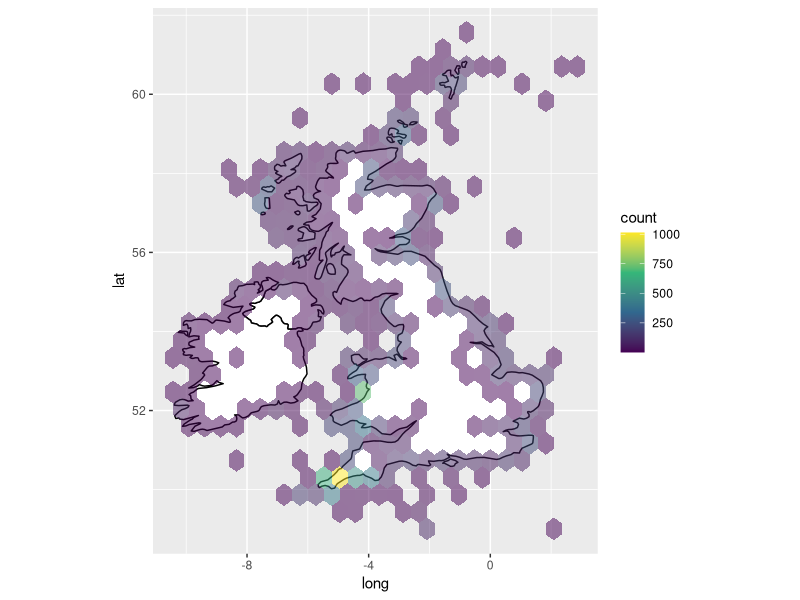
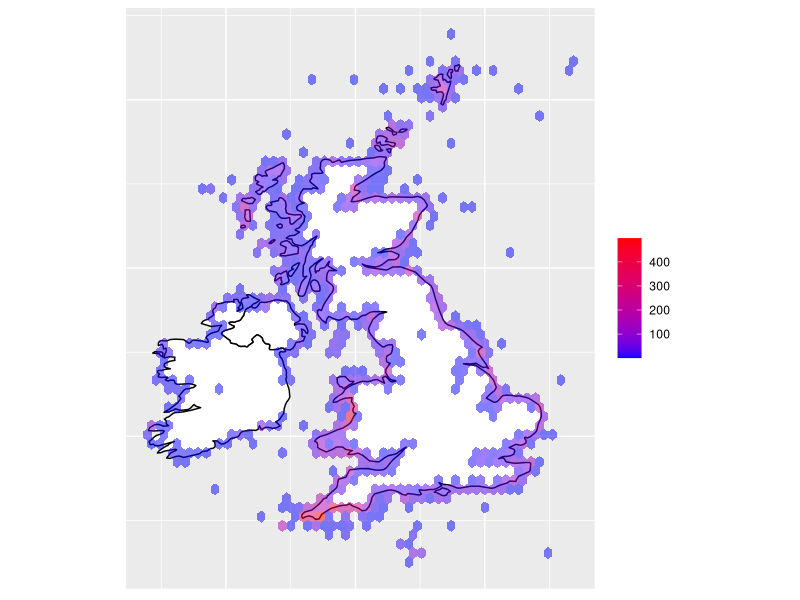
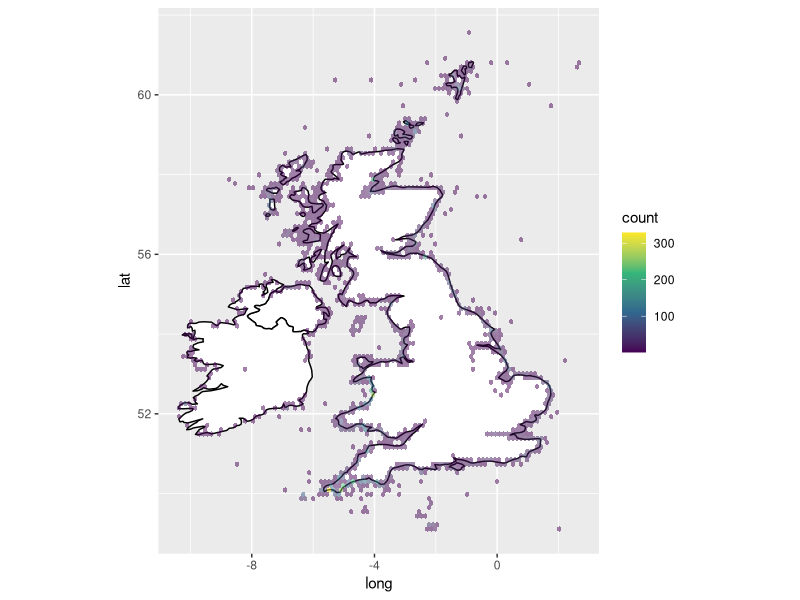

These charts were generated, in order, by the following R code: (Note: this script raises an error after producing the figures.)
# Plot strandings as hex grids rather than points
# Because it looks cool :)

library(ggplot2)
library(viridis)
library(dplyr)
library(maps)
library(hexbin)

# Extract UK map
#Added Ireland 
uk <- map_data("world", regions = c('UK', 'Ireland'))

# Create base map
gg1 <- 
  ggplot() + 
  geom_polygon(data = uk, aes(x = long, y = lat, group = group), 
               fill = "white", color = "black") + 
  coord_fixed(1.3) 

# Read in the strandings data
ds <- read.csv("cleandatesnames.csv")

# Remove NAs from coordinates
# And restrict to things in UK waters
#Filter species here too 
ds <- ds %>%
  filter(!is.na(Latitude) & !is.na(Longitude)) %>%
  filter(Latitude < 65 & Latitude > 45) %>%
  filter(Longitude < 3 & Latitude > -8) 

# Basic plot using viridis colour scheme
# Note that you can change bins and transparency
gg1+
  geom_hex(data = ds, aes(y = Latitude, x= Longitude), bins = 25, alpha = 0.5) +
  scale_fill_gradientn(colours = viridis(4))

# More complex plot, with axes removed, smaller bins, defined colours, and simpler legend
gg1+
  geom_hex(data = ds, aes(y = Latitude, x= Longitude), bins = 50, alpha = 0.5) +
  scale_fill_gradientn(colours = c("blue", "red")) +
  theme(axis.line  = element_blank(),
        axis.text  = element_blank(),
        axis.ticks = element_blank(),
        axis.title = element_blank()) +
  guides(fill = guide_colorbar(title = NULL, ticks = FALSE))


# And finally (I am in love with this feature)
# if you want to know the values for each of the hexagons...

gg2 <- gg1+
  geom_hex(data = ds, aes(y = Latitude, x= Longitude), bins = 100, alpha = 0.5) +
  scale_fill_gradientn(colours = viridis(4))

pg <- ggplot_build(gg2)

# Look at this object
pg

# Hex values are in pg$data[[2]]$count
pg$data[[2]]$count

###############################################################################################
#Map as above 

# Remove NAs from coordinates
# And restrict to things in UK waters
#Filter species here too - filtering out by latitude 


M_novaengliae <- cleaneddata %>%
  filter(Name.Current.Sci == "Megaptera novaeangliae")


M_novaengliae <- M_novaengliae %>%
  filter(!is.na(Latitude) & !is.na(Longitude)) %>%
  filter(Latitude < 65 & Latitude > 45) %>%
  filter(Longitude < 3 & Latitude > -8) 

# Basic plot using viridis colour scheme
# Note that you can change bins and transparency
gg1+
  geom_hex(data = M_novaengliae, aes(y = Latitude, x= Longitude), bins = 25, alpha = 0.5) +
  scale_fill_gradientn(colours = viridis(4))

# More complex plot, with axes removed, smaller bins, defined colours, and simpler legend
gg1+
  geom_hex(data = M_novaengliae, aes(y = Latitude, x= Longitude), bins = 100, alpha = 0.5) +
  scale_fill_gradientn(colours = c("blue", "red")) +
  theme(axis.line  = element_blank(),
        axis.text  = element_blank(),
        axis.ticks = element_blank(),
        axis.title = element_blank()) +
  guides(fill = guide_colorbar(title = NULL, ticks = FALSE))


# And finally (I am in love with this feature)
# if you want to know the values for each of the hexagons...

gg2 <- gg1+
  geom_hex(data = L_albirostris, aes(y = Latitude, x= Longitude), bins = 100, alpha = 0.5) +
  scale_fill_gradientn(colours = viridis(4))

pg <- ggplot_build(gg2)

# Look at this object
pg

# Hex values are in pg$data[[2]]$count
pg$data[[2]]$count

################################################################################################
#Decadal hex plots 
